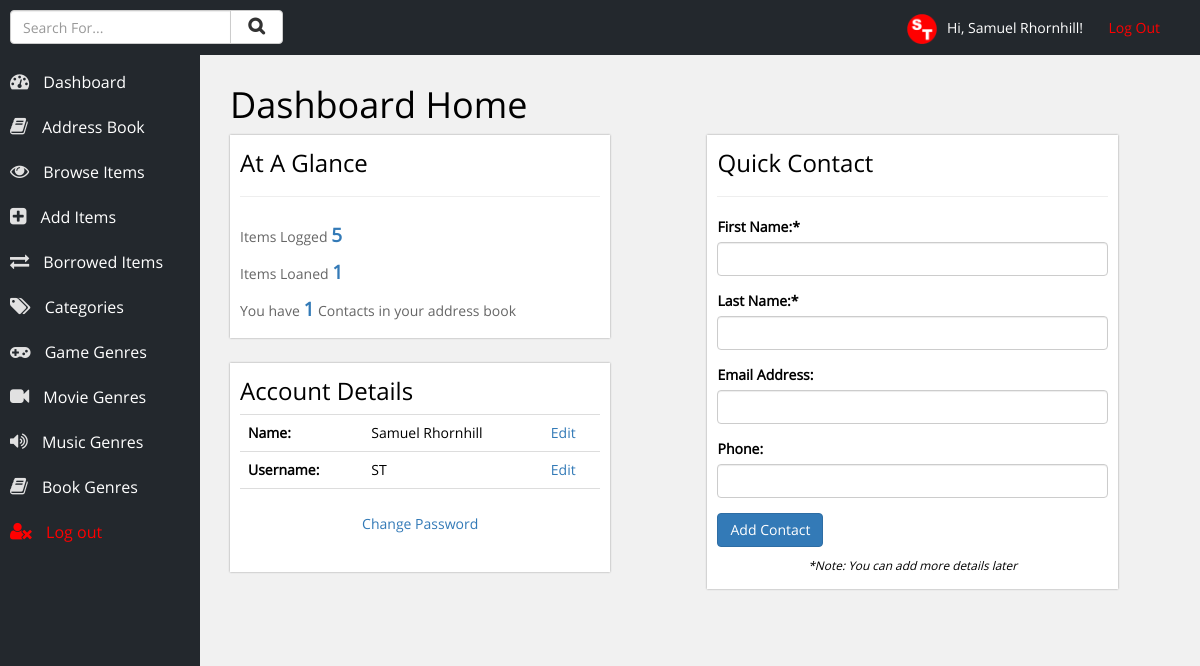
/index.php (signed in), run on an earlier commit of the app's database.
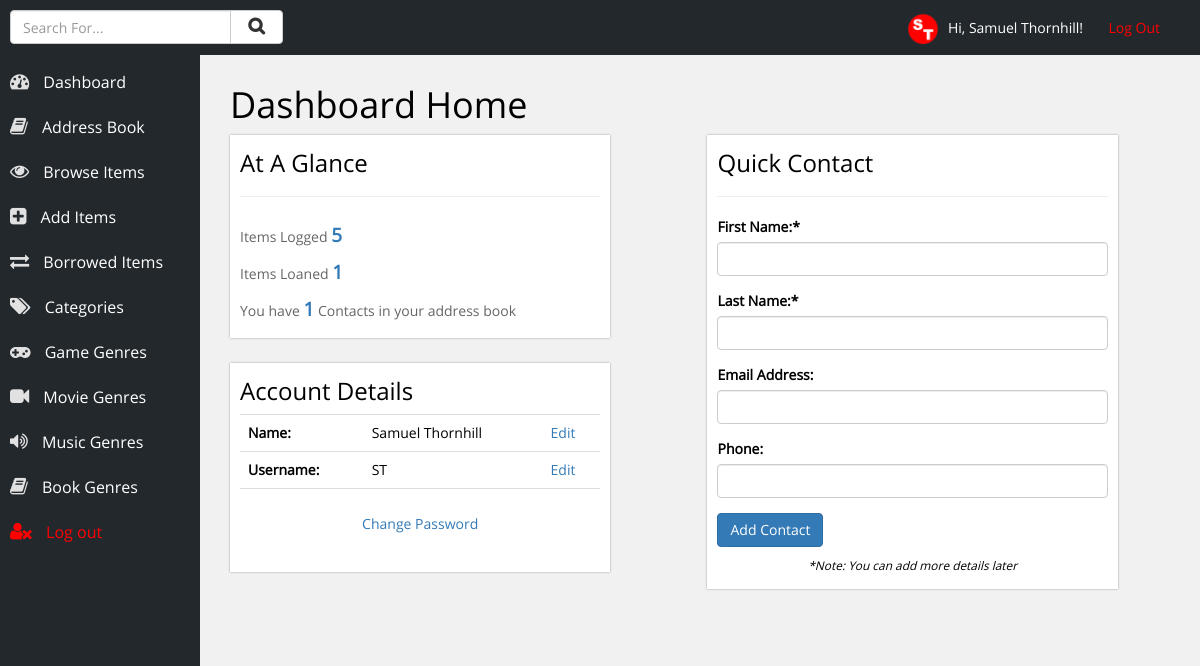
And on a later commit of the database.
### tables this page shows
CREATE TABLE IF NOT EXISTS `users` (
  `id` int(10) NOT NULL AUTO_INCREMENT,
  `username` varchar(20) NOT NULL,
  `name` varchar(50) NOT NULL,
  `password` varchar(12) NOT NULL,
  PRIMARY KEY (`id`)
);

### inc/account-info.php (called while the page is built, shortened)
<?php
	$loggedIn = $_SESSION['username'];
	$result = mysqli_query($con, "SELECT * FROM users WHERE username = '$loggedIn'");
	while ($row = mysqli_fetch_array($result)) {
		$name = $row['name'];
		$un = $row['username'];
	}
?>

### index.php (the view, shortened to what this page needs)
<?php
	include ('inc/db_con.php');
	include ('inc/account-info.php');
	include ('inc/head.php');
?>
<?php
	$query2 = mysqli_query($con, "SELECT * FROM items");
	$totalItems = mysqli_num_rows($query2);
	$query3 = mysqli_query($con, "SELECT * FROM contacts");
	$totalContacts = mysqli_num_rows($query3);
	$query4 = mysqli_query($con, "SELECT * FROM borrowed");
	$totalBorrowed = mysqli_num_rows($query4);
?>
	<div class="row content-area">
		<h1 style="margin-left:15px;">Dashboard Home</h1>
		<div class="col-sm-5">
			<div class="section">
				<h3>At A Glance</h3>
				<hr/>
				<p style="color:#666;">Items Logged <span class="dynamic"><a href="choose-category.php"><?php echo $totalItems; ?></a></span></p>
				<p style="color:#666;">Items Loaned <span class="dynamic"><a href="borrowed.php"><?php echo $totalBorrowed; ?></a></span></p>
				<p style="color:#666;">You have <span class="dynamic"><a href="contacts.php"><?php echo $totalContacts; ?></a></span> Contacts in your address book</p>
			</div>
			<div class="section" style="margin-top:25px;">
				<h3>Account Details</h3>
				<table class="table">
					<tr>
						<td><b>Name:</b></td>
						<td><?php echo $name; ?></td>
						<td><a href="#" onclick="changeName()">Edit</a></td>
					</tr>
					<tr>
						<td><b>Username:</b></td>
						<td><?php echo $un; ?></td>
						<td><a href="#" onclick="changeUsername()">Edit</a></td>
					</tr>
					<tr>
						<td colspan="3" style="text-align:center; padding-top:25px;"><a href="#" onclick="changePassword()">Change Password</a></td>
					</tr>
				</table>
			</div>
		</div>
		<div class="col-sm-5 col-sm-offset-1 section">
			<h3>Quick Contact</h3>
			<hr/>
			<form action="handlers/add-quick-contact.php" method="POST">
				<div class="form-group">
					<label for="First Name">First Name:*</label>
					<input class="form-control" type="text" name="fname"/>
				</div>
				<div class="form-group">
					<label for="Last Name">Last Name:*</label>
					<input class="form-control" type="text" name="lname"/>
				</div>
				<div class="form-group">
					<label for="Email">Email Address:</label>
					<input class="form-control" type="email" name="email"/>
				</div>
				<div class="form-group">
					<label for="Phone">Phone:</label>
					<input class="form-control" type="text" name="phone"/>
				</div>
				<input class="btn btn-primary" type="submit" name="submit" value="Add Contact" />
				<p class="disclaimer">*Note: You can add more details later</p>
			</form>
		</div>
	</div>
<?php include ('inc/footer.php'); ?>

### inc/head.php (shortened to what this page needs)
<!DOCTYPE html>
<html lang="en">
<head>
	<link rel="stylesheet" href="css/bootstrap.min.css" />
	<link rel="stylesheet" href="css/main.css" />
	<link rel="stylesheet" href="css/font-awesome.min.css" />
</head>
<body>
<div class="container-fluid">
	<header>
		<p class="log-out"><img style="max-height:30px; margin-right:10px;" src="images/logo.png" alt="Samuel Thornhill" />Hi, <?php echo $name; ?>! &nbsp; &nbsp; &nbsp; <a href="handlers/log-out.php">Log Out</a></p>
		<div class="row">
			<div class="col-xs-3">
				<p style="">
					<form action="search-results.php" method="POST">
						<div class="input-group">
							<input type="text" class="form-control" name="term" placeholder="Search For..." />
							<span class="input-group-btn">
								<button class="btn btn-default" style="margin-top:-20px;" type="submit" name="submit"><i class="fa fa-search" style="font-weight:bold; padding-left:5px; padding-right:5px; font-size:125%;"></i></button>
							</span>
						</div>
					</form>
				</p>
			</div>
		</div>
	</header>
	<div class="navigation">
		<ul>
			<li><a href="index.php"><i class="fa fa-tachometer"></i> Dashboard</a></li>
			<li><a href="contacts.php"><i class="fa fa-book"></i> Address Book</a></li>
			<li><a href="choose-category.php"><i class="fa fa-eye"></i> Browse Items</a></li>
			<li><a href="add-item.php"><i class="fa fa-plus-square"></i> Add Items</a></li>
			<li><a href="borrowed.php"><i class="fa fa-exchange"></i> Borrowed Items</a></li>
			<li><a href="categories.php"><i class="fa fa-tags"></i> Categories</a></li>
			<li><a href="genre.php?genre=Game"><i class="fa fa-gamepad"></i> Game Genres</a></li>
			<li><a href="genre.php?genre=Movie"><i class="fa fa-video-camera"></i> Movie Genres</a></li>
			<li><a href="genre.php?genre=Music"><i class="fa fa-volume-up"></i> Music Genres</a></li>
			<li><a href="genre.php?genre=Book"><i class="fa fa-book"></i> Book Genres</a></li>
			<li><a style="color:red;" href="handlers/log-out.php"><i style="color:red;" class="fa fa-user-times"></i> Log out</a></li>
		</ul>
	</div>

### inc/footer.php (shortened to what this page needs)
</div>
</body>
</html>

### css/main.css (style rules this page uses)
body { font-size: 14px; font-family: open-sans; background-color: #f1f1f1; color: black; }
header { width: 100%; background-color: #23282D; height: 55px; line-height: 55px; position: fixed; top: 0px; left: 0px; color: white; z-index: 99; padding-left: 10px; padding-right: 10px; }
header .log-out { float: right; margin-right: 30px; }
header .log-out a { text-decoration: none; color: red; }
.navigation { background-color: #23282D; width: 200px; height: 100%; float: left; position: fixed; top: 0px; left: 0px; padding-top: 40px; color: white; font-size: 16px; }
.navigation ul { list-style-type: none; margin: 0px; padding: 0px; margin-top: 20px; }
.navigation ul li { margin: 0px; padding: 0px; }
.navigation ul li a { color: white; text-decoration: none; height: 45px; line-height: 45px; display: block; padding-left: 10px; }
.navigation ul li a .fa { padding-right: 10px; font-size: 120%; color: #e1e1e1; }
.content-area { margin-left: 200px; padding-top: 65px; margin-bottom: 50px; }
.section { background-color: white; box-shadow: 0px 0px 2px #999; padding: 10px; }
.section h1, .section h2, .section h3, .section h4, .section h5, .section h6 { margin-top: 5px; }
.section p { margin: 0px; padding: 5px 0px 5px 0px; }
p.disclaimer { font-size: 85%; text-align: center; padding-top: 10px; text-align: center; font-style: italic; }
.dynamic { font-size: 135%; font-weight: bold; color: #0073AA; }
.dynamic a { text-decoration: none !important; }

What changed in the data, as far as the page shows it:
changed users "ST": name "Samuel Rhornhill" → "Samuel Thornhill"
